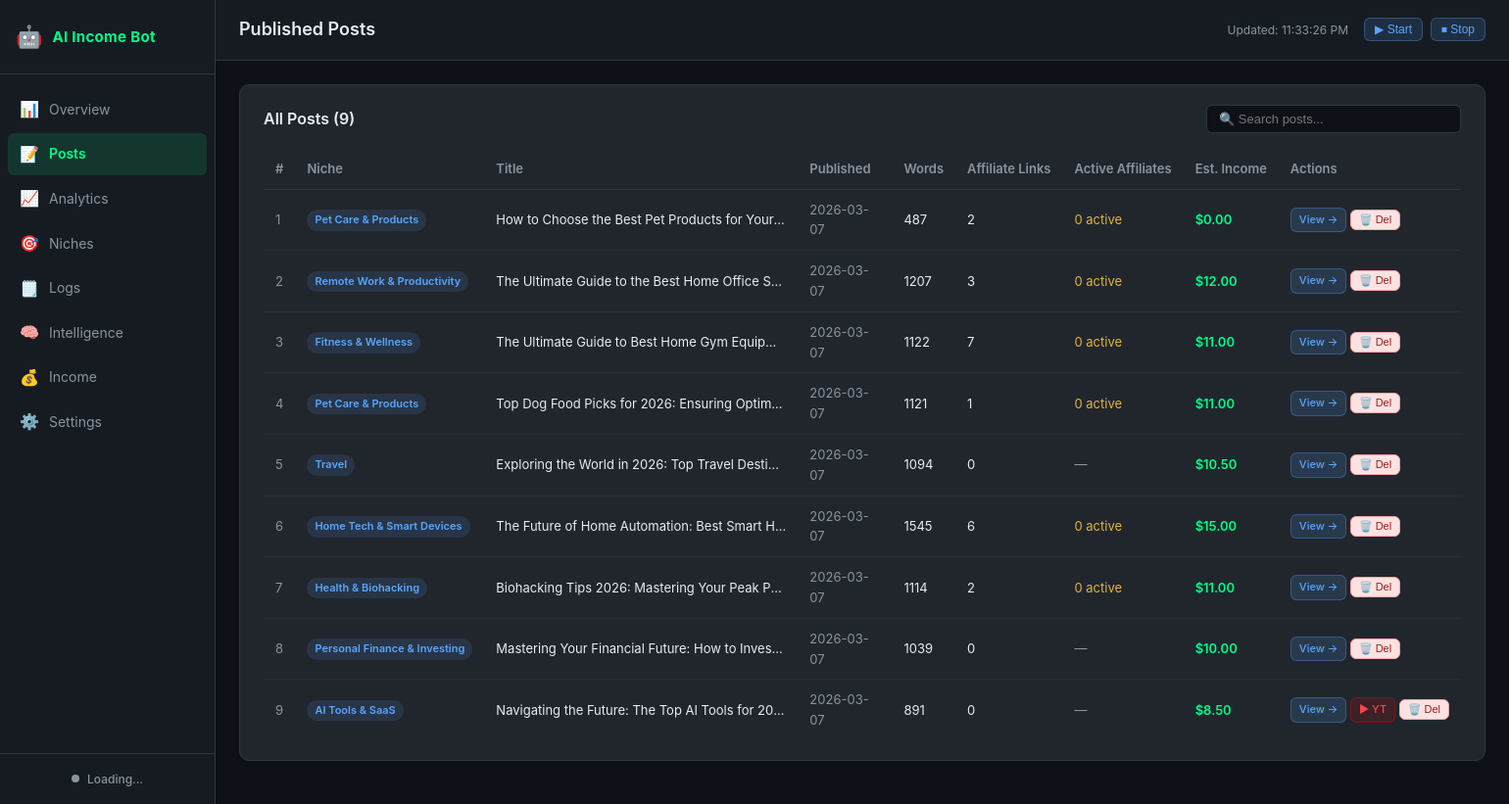
The page /posts on the database its author committed.
### tables this page shows
CREATE TABLE posts (
            id INTEGER PRIMARY KEY AUTOINCREMENT,
            niche_id TEXT NOT NULL,
            niche_name TEXT NOT NULL,
            title TEXT NOT NULL,
            slug TEXT UNIQUE NOT NULL,
            url TEXT,
            youtube_url TEXT,
            published_at DATETIME DEFAULT CURRENT_TIMESTAMP,
            word_count INTEGER DEFAULT 0,
            affiliate_links_count INTEGER DEFAULT 0,
            estimated_clicks INTEGER DEFAULT 0,
            estimated_income REAL DEFAULT 0.0,
            status TEXT DEFAULT 'published'
        , subtopic_id TEXT DEFAULT '', image_url TEXT DEFAULT '', youtube_video_url TEXT DEFAULT '');

### dashboard/app.py (the view)
@app.route("/posts")
def posts():
    from core import analytics_tracker
    db = _get_db()
    all_posts = analytics_tracker.get_all_posts(db)
    settings = _load_settings()
    active_affiliates = _get_active_affiliates()
    return render_template("posts.html", posts=all_posts, settings=settings,
                           active_affiliates=active_affiliates)

### core/analytics_tracker.py (called while the page is built)
def get_all_posts(db_path: Path) -> list:
    try:
        conn = sqlite3.connect(str(db_path))
        conn.row_factory = sqlite3.Row
        rows = conn.execute("SELECT * FROM posts ORDER BY published_at DESC").fetchall()
        conn.close()
        return [dict(r) for r in rows]
    except Exception:
        return []

### dashboard/app.py (called while the page is built)
def _get_db():
    import sys
    sys.path.insert(0, str(_PROJECT_ROOT))
    from core import analytics_tracker
    if not _DB_PATH.exists():
        _DB_PATH.parent.mkdir(parents=True, exist_ok=True)
        analytics_tracker.init_db(_DB_PATH)
    return _DB_PATH

def _load_settings() -> dict:
    try:
        with open(_SETTINGS_CONFIG_PATH) as f:
            return yaml.safe_load(f)
    except Exception:
        return {}

### dashboard/templates/posts.html (shortened to what this page needs)
{% extends "base.html" %}
{% block page_title %}Published Posts{% endblock %}
{% block content %}
<div class="card">
  <div class="card-header">
    <h3 class="card-title">All Posts ({{ posts|length }})</h3>
    <input
      type="text"
      id="postSearch"
      class="search-input"
      placeholder="🔍 Search posts..."
      oninput="filterPosts(this.value)"
    >
  </div>
  <div class="table-wrapper">
    <table class="data-table" id="postsTable">
      <thead>
        <tr>
          <th>#</th>
          <th>Niche</th>
          <th>Title</th>
          <th>Published</th>
          <th>Words</th>
          <th>Affiliate Links</th>
          <th>Active Affiliates</th>
          <th>Est. Income</th>
          <th>Actions</th>
        </tr>
      </thead>
      <tbody>
        {% for post in posts %}
        <tr class="post-row" data-post-id="{{ post.id }}" data-title="{{ post.title|lower }}" data-niche="{{ post.niche_name|lower }}">
          <td class="text-muted">{{ loop.index }}</td>
          <td><span class="niche-badge">{{ post.niche_name }}</span></td>
          <td class="post-title">{{ post.title }}</td>
          <td class="text-muted">{{ post.published_at[:10] if post.published_at else '—' }}</td>
          <td>{{ post.word_count }}</td>
          <td>{{ post.affiliate_links_count }}</td>
          <td>
            {% set active_count = active_affiliates.values()|select|list|length %}
            {% if post.affiliate_links_count > 0 and active_count > 0 %}
              <span style="color:var(--accent-green);">{{ active_count }} active</span>
            {% elif post.affiliate_links_count > 0 %}
              <span style="color:var(--warning-yellow);">0 active</span>
            {% else %}
              <span class="text-muted">—</span>
            {% endif %}
          </td>
          <td class="income-cell">${{ "%.2f"|format(post.estimated_income) }}</td>
          <td style="white-space:nowrap;">
            {% if post.url %}
            <a href="{{ post.url }}" target="_blank" class="btn btn-sm">View →</a>
            {% else %}
            <span class="text-muted">—</span>
            {% endif %}
            {% if post.youtube_url %}
            <a href="{{ post.youtube_url }}" target="_blank" class="btn btn-sm btn-yt">▶ YT</a>
            {% endif %}
            <button class="btn btn-sm" style="background:#fee2e2;color:#991b1b;border:1px solid #fca5a5;" onclick="deletePost({{ post.id }}, '{{ post.title|replace("'", "\\'") }}')">🗑️ Del</button>
          </td>
        </tr>
        {% else %}
        <tr>
          <td colspan="9" class="text-muted text-center">No posts published yet. Run the bot to generate content.</td>
        </tr>
        {% endfor %}
      </tbody>
    </table>
  </div>
</div>
{% endblock %}

### dashboard/templates/base.html (shortened to what this page needs)
<!DOCTYPE html>
<html lang="en">
<head>
  <link rel="stylesheet" href="{{ url_for('static', filename='css/dashboard.css') }}">
</head>
<body>
  <div class="layout">
    <nav class="sidebar" id="sidebar">
      <div class="sidebar-brand">
        <span class="brand-icon">🤖</span>
        <span class="brand-name">AI Income Bot</span>
      </div>
      <ul class="nav-list">
        <li class="nav-item">
          <a href="/" class="nav-link {% if request.path == '/' %}active{% endif %}">
            <span class="nav-icon">📊</span><span class="nav-text">Overview</span>
          </a>
        </li>
        <li class="nav-item">
          <a href="/posts" class="nav-link {% if request.path == '/posts' %}active{% endif %}">
            <span class="nav-icon">📝</span><span class="nav-text">Posts</span>
          </a>
        </li>
        <li class="nav-item">
          <a href="/analytics" class="nav-link {% if request.path == '/analytics' %}active{% endif %}">
            <span class="nav-icon">📈</span><span class="nav-text">Analytics</span>
          </a>
        </li>
        <li class="nav-item">
          <a href="/niches" class="nav-link {% if request.path == '/niches' %}active{% endif %}">
            <span class="nav-icon">🎯</span><span class="nav-text">Niches</span>
          </a>
        </li>
        <li class="nav-item">
          <a href="/logs" class="nav-link {% if request.path == '/logs' %}active{% endif %}">
            <span class="nav-icon">🗒️</span><span class="nav-text">Logs</span>
          </a>
        </li>
        <li class="nav-item">
          <a href="/intelligence" class="nav-link {% if request.path == '/intelligence' %}active{% endif %}">
            <span class="nav-icon">🧠</span><span class="nav-text">Intelligence</span>
          </a>
        </li>
        <li class="nav-item">
          <a href="/income" class="nav-link {% if request.path == '/income' %}active{% endif %}">
            <span class="nav-icon">💰</span><span class="nav-text">Income</span>
          </a>
        </li>
        <li class="nav-item">
          <a href="/settings" class="nav-link {% if request.path == '/settings' %}active{% endif %}">
            <span class="nav-icon">⚙️</span><span class="nav-text">Settings</span>
          </a>
        </li>
      </ul>
      <div class="sidebar-footer">
        <div class="bot-status-indicator" id="botStatusSidebar">
          <span class="status-dot" id="statusDot"></span>
          <span class="status-text" id="statusText">Loading...</span>
        </div>
      </div>
    </nav>
    <div class="main-area">
      <header class="top-bar">
        <div class="top-bar-left">
          <h1 class="page-title">{% block page_title %}Dashboard{% endblock %}</h1>
        </div>
        <div class="top-bar-right">
          <span class="last-updated">Updated: <span id="updateTime">—</span></span>
          <div class="bot-controls">
            <button class="btn btn-start" id="btnStart" onclick="botStart()" title="Start bot">▶ Start</button>
            <button class="btn btn-stop" id="btnStop" onclick="botStop()" title="Stop bot">⏹ Stop</button>
          </div>
        </div>
      </header>
      <main class="content">
        {% block content %}{% endblock %}
      </main>
    </div>
  </div>
</body>
</html>

### rows shown on the page
posts: niche_name "Pet Care & Products", title "How to Choose the Best Pet Products for Your…", published_at "2026-03-07", word_count "487", affiliate_links_count "2", shows "0 active", estimated_income "0.00"
posts: niche_name "Remote Work & Productivity", title "The Ultimate Guide to the Best Home Office S…", published_at "2026-03-07", word_count "1207", affiliate_links_count "3", shows "0 active", estimated_income "12.00"
posts: niche_name "Fitness & Wellness", title "The Ultimate Guide to Best Home Gym Equip…", published_at "2026-03-07", word_count "1122", affiliate_links_count "7", shows "0 active", estimated_income "11.00"
posts: niche_name "Pet Care & Products", title "Top Dog Food Picks for 2026: Ensuring Optim…", published_at "2026-03-07", word_count "1121", affiliate_links_count "1", shows "0 active", estimated_income "11.00"
posts: niche_name "Travel", title "Exploring the World in 2026: Top Travel Desti…", published_at "2026-03-07", word_count "1094", affiliate_links_count "0", estimated_income "10.50"
posts: niche_name "Home Tech & Smart Devices", title "The Future of Home Automation: Best Smart H…", published_at "2026-03-07", word_count "1545", affiliate_links_count "6", shows "0 active", estimated_income "15.00"
posts: niche_name "Health & Biohacking", title "Biohacking Tips 2026: Mastering Your Peak P…", published_at "2026-03-07", word_count "1114", affiliate_links_count "2", shows "0 active", estimated_income "11.00"
posts: niche_name "Personal Finance & Investing", title "Mastering Your Financial Future: How to Inves…", published_at "2026-03-07", word_count "1039", affiliate_links_count "0", estimated_income "10.00"
posts: niche_name "AI Tools & SaaS", title "Navigating the Future: The Top AI Tools for 20…", published_at "2026-03-07", word_count "891", affiliate_links_count "0", estimated_income "8.50"

### other values the page prints
{{ posts|length }} "9"
